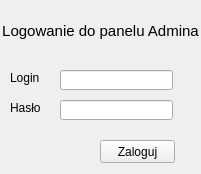
<?xml version="1.0" encoding="UTF-8"?>
<ui version="4.0">
 <class>LoginAdminPanel</class>
 <widget class="QMainWindow" name="LoginAdminPanel">
  <property name="geometry">
   <rect>
    <x>0</x>
    <y>0</y>
    <width>201</width>
    <height>174</height>
   </rect>
  </property>
  <property name="windowTitle">
   <string>MainWindow</string>
  </property>
  <widget class="QWidget" name="centralwidget">
   <widget class="QLabel" name="header">
    <property name="geometry">
     <rect>
      <x>0</x>
      <y>0</y>
      <width>201</width>
      <height>61</height>
     </rect>
    </property>
    <property name="font">
     <font>
      <pointsize>11</pointsize>
     </font>
    </property>
    <property name="text">
     <string>Logowanie do panelu Admina</string>
    </property>
    <property name="alignment">
     <set>Qt::AlignCenter</set>
    </property>
   </widget>
   <widget class="QLabel" name="loginLabel">
    <property name="geometry">
     <rect>
      <x>10</x>
      <y>70</y>
      <width>41</width>
      <height>16</height>
     </rect>
    </property>
    <property name="text">
     <string>Login</string>
    </property>
   </widget>
   <widget class="QLabel" name="passwordLabel">
    <property name="geometry">
     <rect>
      <x>10</x>
      <y>100</y>
      <width>41</width>
      <height>16</height>
     </rect>
    </property>
    <property name="text">
     <string>Hasło</string>
    </property>
   </widget>
   <widget class="QLineEdit" name="loginLineEdit">
    <property name="geometry">
     <rect>
      <x>60</x>
      <y>70</y>
      <width>113</width>
      <height>20</height>
     </rect>
    </property>
   </widget>
   <widget class="QLineEdit" name="passwordLineEdit">
    <property name="geometry">
     <rect>
      <x>60</x>
      <y>100</y>
      <width>113</width>
      <height>20</height>
     </rect>
    </property>
   </widget>
   <widget class="QPushButton" name="loginButton">
    <property name="geometry">
     <rect>
      <x>100</x>
      <y>140</y>
      <width>75</width>
      <height>23</height>
     </rect>
    </property>
    <property name="text">
     <string>Zaloguj</string>
    </property>
   </widget>
  </widget>
 </widget>
 <resources/>
 <connections/>
</ui>
